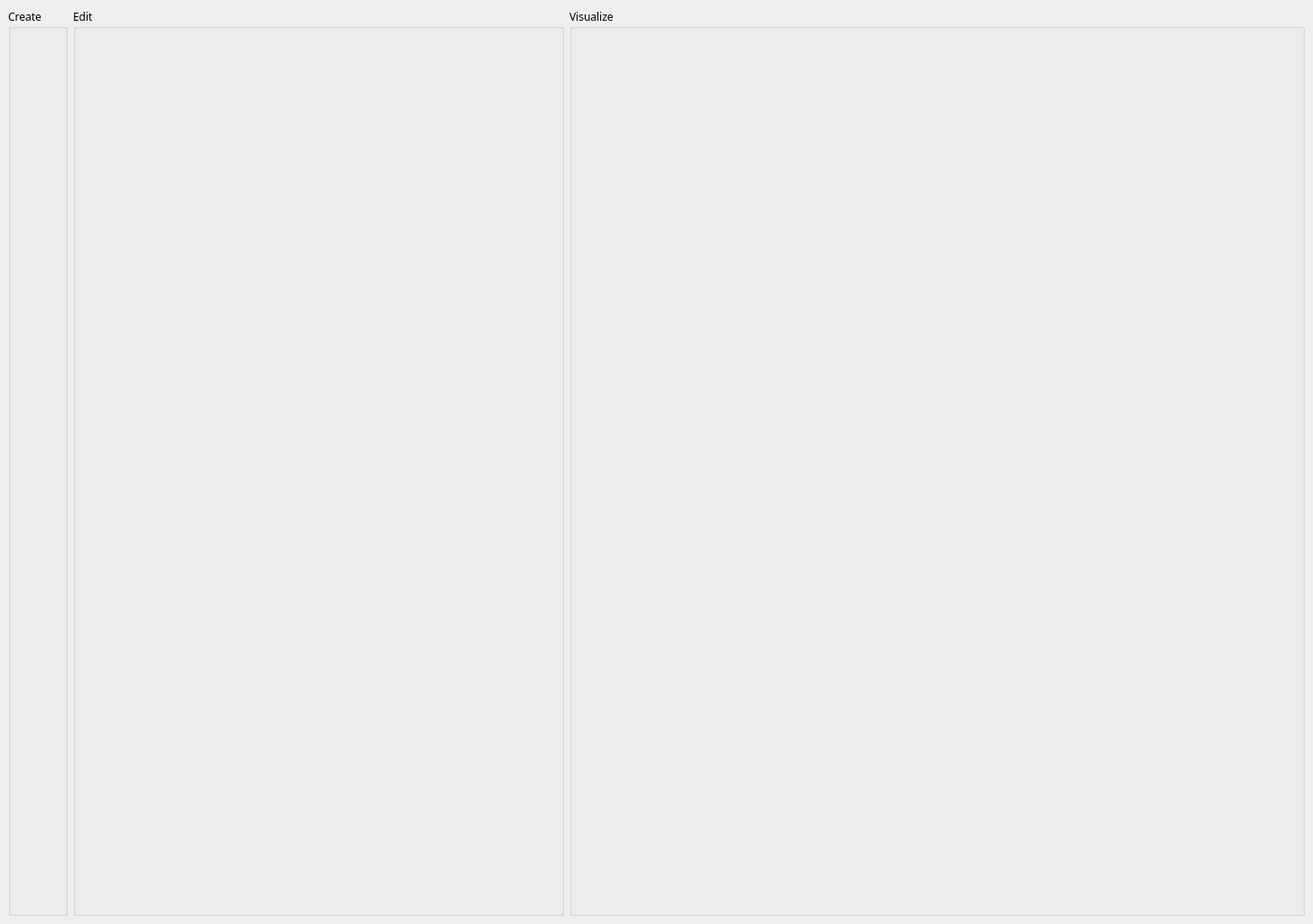
<?xml version="1.0" encoding="UTF-8"?>
<ui version="4.0">
 <class>MainWindow</class>
 <widget class="QMainWindow" name="MainWindow">
  <property name="geometry">
   <rect>
    <x>0</x>
    <y>0</y>
    <width>1455</width>
    <height>1024</height>
   </rect>
  </property>
  <property name="windowTitle">
   <string>MainWindow</string>
  </property>
  <widget class="QWidget" name="centralwidget">
   <layout class="QHBoxLayout" name="horizontalLayout" stretch="0,2,3">
    <item>
     <widget class="QGroupBox" name="groupBox">
      <property name="font">
       <font>
        <family>Cascadia Mono SemiLight</family>
       </font>
      </property>
      <property name="title">
       <string>Create</string>
      </property>
      <layout class="QVBoxLayout" name="verticalLayout">
       <item>
        <widget class="CreatorWidget" name="creatorWidget" native="true"/>
       </item>
       <item>
        <spacer name="verticalSpacer">
         <property name="orientation">
          <enum>Qt::Vertical</enum>
         </property>
         <property name="sizeHint" stdset="0">
          <size>
           <width>20</width>
           <height>884</height>
          </size>
         </property>
        </spacer>
       </item>
       <item>
        <spacer name="horizontalSpacer_3">
         <property name="orientation">
          <enum>Qt::Horizontal</enum>
         </property>
         <property name="sizeHint" stdset="0">
          <size>
           <width>40</width>
           <height>20</height>
          </size>
         </property>
        </spacer>
       </item>
      </layout>
     </widget>
    </item>
    <item>
     <widget class="QGroupBox" name="groupBox_2">
      <property name="font">
       <font>
        <family>Cascadia Mono SemiLight</family>
       </font>
      </property>
      <property name="title">
       <string>Edit</string>
      </property>
      <layout class="QVBoxLayout" name="verticalLayout_2">
       <item>
        <widget class="EditorWidget" name="editorWidget" native="true"/>
       </item>
      </layout>
     </widget>
    </item>
    <item>
     <widget class="QGroupBox" name="groupBox_3">
      <property name="font">
       <font>
        <family>Cascadia Mono SemiLight</family>
       </font>
      </property>
      <property name="title">
       <string>Visualize</string>
      </property>
      <layout class="QVBoxLayout" name="verticalLayout_3">
       <item>
        <widget class="VisualizerWidget" name="visualizerWidget" native="true"/>
       </item>
      </layout>
     </widget>
    </item>
   </layout>
  </widget>
 </widget>
 <customwidgets>
  <customwidget>
   <class>CreatorWidget</class>
   <extends>QWidget</extends>
   <header>creator_widget.h</header>
   <container>1</container>
  </customwidget>
  <customwidget>
   <class>EditorWidget</class>
   <extends>QWidget</extends>
   <header>editor_widget.h</header>
   <container>1</container>
  </customwidget>
  <customwidget>
   <class>VisualizerWidget</class>
   <extends>QWidget</extends>
   <header>visualizer_widget.h</header>
   <container>1</container>
  </customwidget>
 </customwidgets>
 <resources/>
 <connections/>
</ui>
